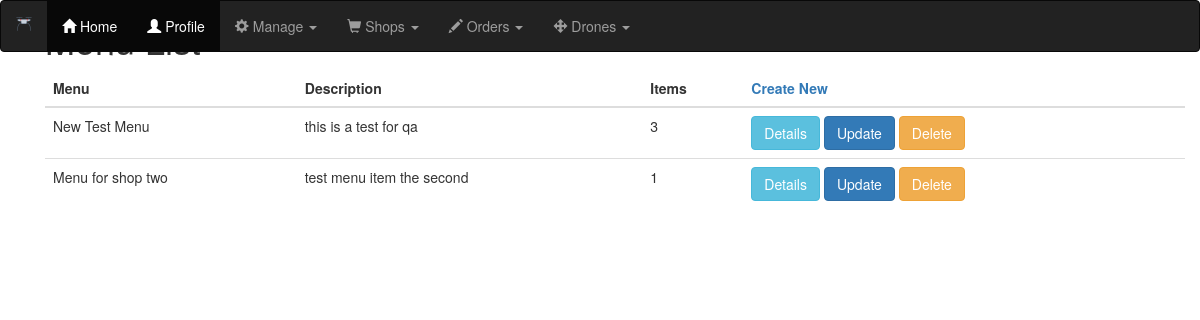
Page /shops/menu_list on the committed database.
### shops/models.py (models this page shows, shortened)
class Menu(models.Model):
    name = models.CharField(max_length=25)
    description = models.CharField(max_length=50)
    items = models.ManyToManyField(MenuItem)

### shops/views.py (the view)
# urls.py: path('menu_list',MenuList.as_view(),name='menu_list'),
class MenuList(ListView):
    template_name = 'menus/menu_list.html'
    model = Menu

### shops/templates/menus/menu_list.html
<!DOCTYPE html>
{% extends "base.html" %}
{% load crispy_forms_tags %}
{% block content %}
<div class="container">
  <h1>Menu List</h1>
<table class="table">
  <thead>
    <th>Menu</th><th>Description</th> <th>Items</th> <th class='right_handed'> <a href="{% url 'shops:menu_create' %}">Create New</a></th>
  </thead>
  <tbody>
  {% for menu in object_list %}
    <tr class="default">
      <td>{{ menu.name }}</td>
      <td>{{ menu.description }}</td>
      <td>{{menu.items.count}}</td>
      <td> <a href="menu/{{menu.id}}"><button type="button" class="btn btn-info">Details</button></a>
        <a href="{% url 'shops:menu_update' menu.id %}"><button type="button" class="btn btn-primary">Update</button></a>
        <a href="{% url 'shops:menu_delete' menu.id %}"><button type="button" class="btn btn-warning">Delete</button></a>
      </td>
    </tr>
  {% endfor %}
</tbody>
</table>
</div>
{% endblock %}

### static/css/styles.css (style rules this page uses)
td { padding: 1em; }

### rows in the picture
Menu: name "New Test Menu", description "this is a test for qa", items.count "3"
Menu: name "Menu for shop two", description "test menu item the second", items.count "1"
